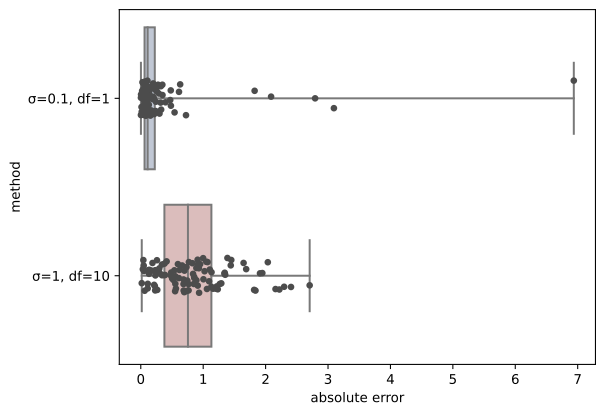

This figure's Python source:
import numpy as np
from numpy import random
import pandas as pd
from matplotlib import pyplot as plt
import seaborn as sns

random.seed(0)
box_options = {"whis": [0, 100], "palette": "vlag"}
strip_options = {"color": ".3"}

n_sample = 100
error = pd.DataFrame(
    {
        "σ=0.1, df=1": random.standard_t(1, n_sample) * 0.1,
        "σ=1, df=10": random.standard_t(10, n_sample) * 1,
    }
)
abs_error = pd.melt(np.abs(error), var_name="method", value_name="absolute error")

plot_values = {"x": "absolute error", "y": "method", "data": abs_error}
sns.boxplot(**plot_values, **box_options)
sns.stripplot(**plot_values, **strip_options)
plt.savefig("error.svg", bbox_inches="tight")
